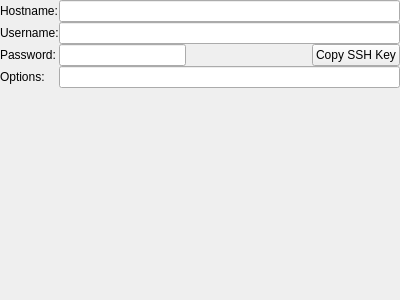
<?xml version="1.0" encoding="UTF-8"?>
<ui version="4.0">
 <class>DeviceSettings</class>
 <widget class="QWidget" name="DeviceSettings">
  <property name="geometry">
   <rect>
    <x>0</x>
    <y>0</y>
    <width>400</width>
    <height>300</height>
   </rect>
  </property>
  <property name="windowTitle">
   <string>Form</string>
  </property>
  <layout class="QFormLayout" name="formLayout">
   <property name="horizontalSpacing">
    <number>0</number>
   </property>
   <property name="verticalSpacing">
    <number>0</number>
   </property>
   <property name="leftMargin">
    <number>0</number>
   </property>
   <property name="topMargin">
    <number>0</number>
   </property>
   <property name="rightMargin">
    <number>0</number>
   </property>
   <property name="bottomMargin">
    <number>0</number>
   </property>
   <item row="0" column="0">
    <widget class="QLabel" name="label">
     <property name="text">
      <string>Hostname:</string>
     </property>
    </widget>
   </item>
   <item row="0" column="1">
    <widget class="QLineEdit" name="hostnameEdit"/>
   </item>
   <item row="1" column="0">
    <widget class="QLabel" name="label_2">
     <property name="text">
      <string>Username:</string>
     </property>
    </widget>
   </item>
   <item row="1" column="1">
    <widget class="QLineEdit" name="usernameEdit"/>
   </item>
   <item row="2" column="0">
    <widget class="QLabel" name="label_3">
     <property name="text">
      <string>Password:</string>
     </property>
    </widget>
   </item>
   <item row="2" column="1">
    <widget class="QWidget" name="widget" native="true">
     <layout class="QHBoxLayout" name="horizontalLayout_3">
      <property name="spacing">
       <number>0</number>
      </property>
      <property name="leftMargin">
       <number>0</number>
      </property>
      <property name="topMargin">
       <number>0</number>
      </property>
      <property name="rightMargin">
       <number>0</number>
      </property>
      <property name="bottomMargin">
       <number>0</number>
      </property>
      <item>
       <widget class="QLineEdit" name="passwordEdit">
        <property name="echoMode">
         <enum>QLineEdit::Password</enum>
        </property>
       </widget>
      </item>
      <item>
       <spacer name="horizontalSpacer_2">
        <property name="orientation">
         <enum>Qt::Horizontal</enum>
        </property>
        <property name="sizeHint" stdset="0">
         <size>
          <width>40</width>
          <height>20</height>
         </size>
        </property>
       </spacer>
      </item>
      <item>
       <widget class="QPushButton" name="copyKey">
        <property name="text">
         <string>Copy SSH Key</string>
        </property>
       </widget>
      </item>
     </layout>
    </widget>
   </item>
   <item row="3" column="0">
    <widget class="QLabel" name="label_4">
     <property name="text">
      <string>Options:</string>
     </property>
    </widget>
   </item>
   <item row="3" column="1">
    <widget class="QLineEdit" name="optionEdit"/>
   </item>
  </layout>
 </widget>
 <resources/>
 <connections/>
</ui>
